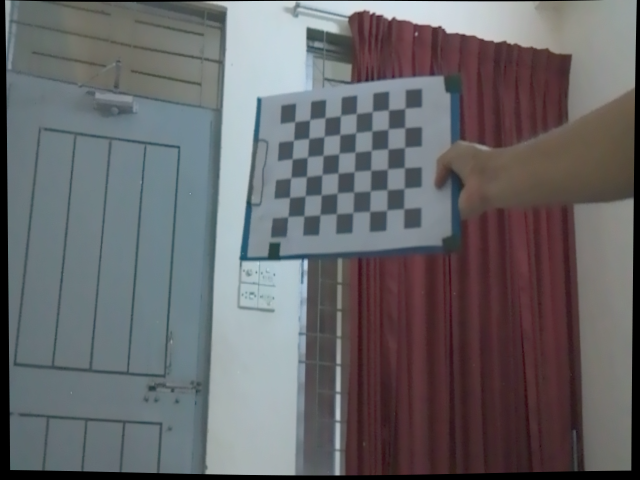
#> input picture automama/automama/perception/stereo_vision_test/single_cam_KD_callib/right_undistorted/right_000.png, 640 x 480 px, found by its file name
$ python img_matcher.py
#> lines starting #> are read from the running program, lines starting #| are printed output that depends on the picture
#> further down, right_img is the input picture: shape (480, 640, 3); mean B, G, R 105.9, 103.3, 103.8
import os
import cv2
import numpy as np

def enhance_features_contrast(image):
    # Convert to LAB color space to better manipulate contrast/brightness
    lab = cv2.cvtColor(image, cv2.COLOR_BGR2LAB)
#> lab: shape (480, 640, 3); mean of channels 0, 1, 2 110.6, 129.5, 127.2
    l, a, b = cv2.split(lab)
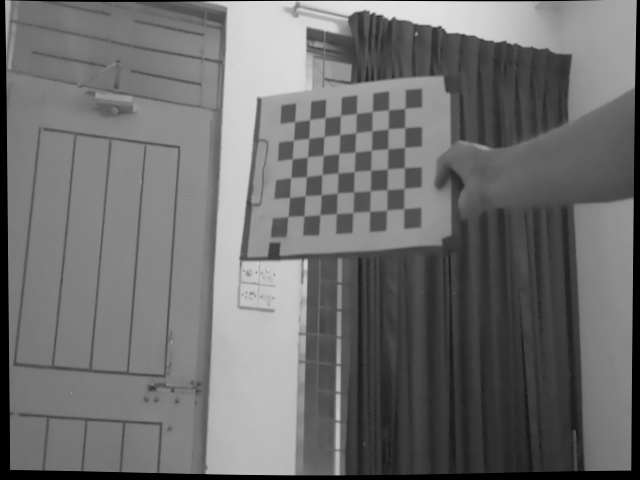
#> l: shape (480, 640); min 0, max 226, mean 110.6
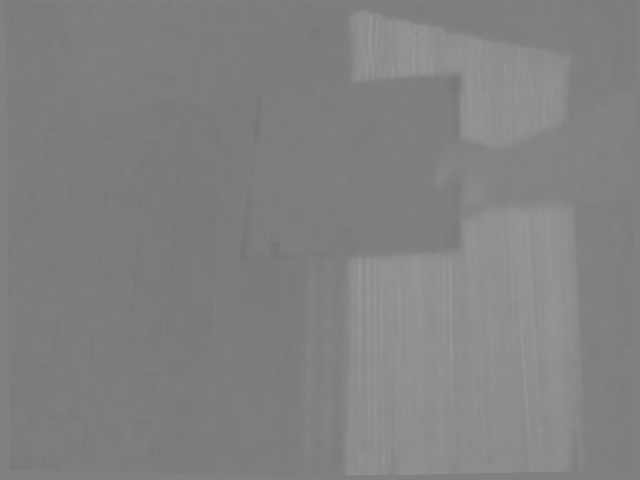
#> a: shape (480, 640); min 116, max 155, mean 129.5

    # Apply CLAHE (Contrast Limited Adaptive Histogram Equalization) on the L channel
    clahe = cv2.createCLAHE(clipLimit=3.0, tileGridSize=(8,8))
    cl = clahe.apply(l)
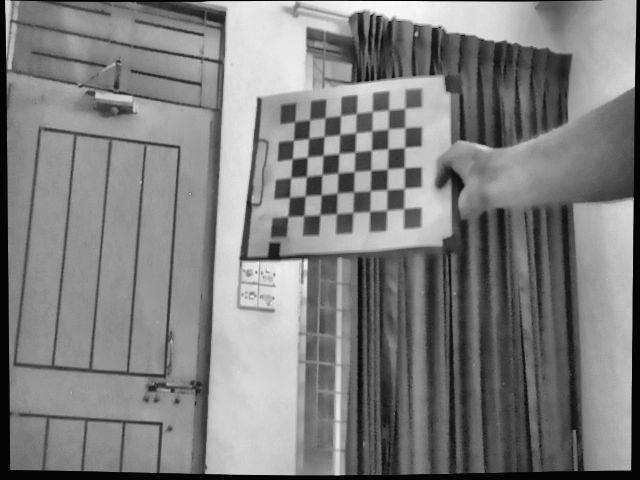
#> cl: shape (480, 640); min 2, max 249, mean 127.6

    # Merge channels and convert back to BGR
    enhanced = cv2.merge((cl, a, b))
#> enhanced: shape (480, 640, 3); mean of channels 0, 1, 2 127.6, 129.5, 127.2
    enhanced = cv2.cvtColor(enhanced, cv2.COLOR_LAB2BGR)
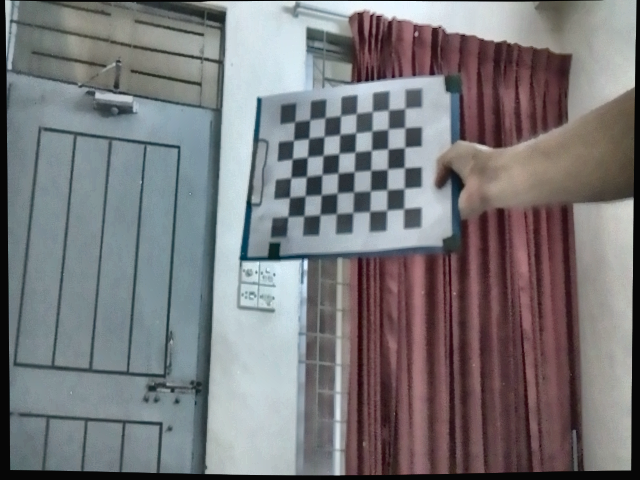
#> enhanced: shape (480, 640, 3); mean B, G, R 122.8, 120.4, 121.1

    # Sharpen image using unsharp masking
    blurred = cv2.GaussianBlur(enhanced, (0,0), sigmaX=1.0)
    sharpened = cv2.addWeighted(enhanced, 1.5, blurred, -0.5, 0)

    return sharpened

# === CONFIGURATION ===
image_dir = "/home/deen/ros2_ws/src/automama/automama/perception/stereo_vision_test/single_cam_KD_callib"
right_name = "right_stereo/right_000.png"
right_img_path = os.path.join(image_dir, right_name)

right_img = cv2.imread(right_img_path)
if right_img is None:
    raise FileNotFoundError("Right image not found!")

enhanced_right = enhance_features_contrast(right_img)

output_path = os.path.join(image_dir, "right_stereo/enhanced_right.png")
cv2.imwrite(output_path, enhanced_right)
print(f"Saved enhanced right image to: {output_path}")

$ run again, with automama/automama/perception/stereo_vision_test/single_cam_KD_callib/right_undistorted/right_001.png copied over automama/automama/perception/stereo_vision_test/single_cam_KD_callib/right_undistorted/right_000.png
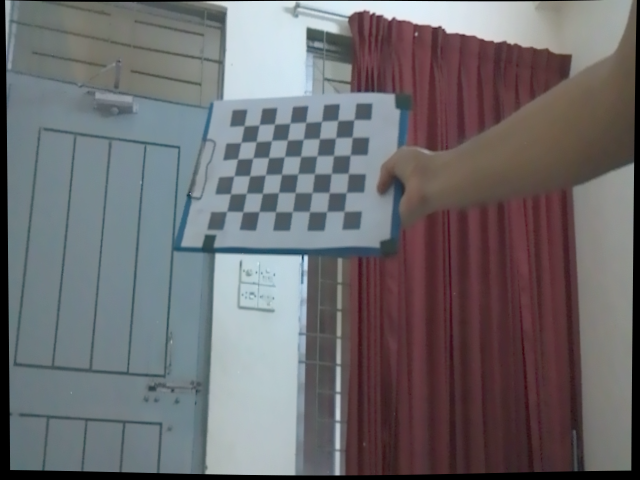
#> input picture automama/automama/perception/stereo_vision_test/single_cam_KD_callib/right_undistorted/right_001.png, 640 x 480 px, found by its file name
#> right_img is the input picture: shape (480, 640, 3); mean B, G, R 110.5, 107.6, 109.4
#> lab: shape (480, 640, 3); mean of channels 0, 1, 2 115.4, 130.1, 127.3
#> in enhance_features_contrast, `l, a, b = cv2.split(lab)`:
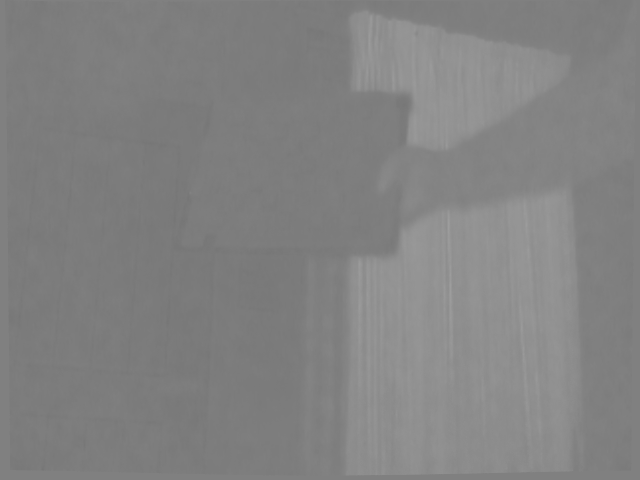
#> a: shape (480, 640); min 118, max 157, mean 130.1
#> in enhance_features_contrast, `enhanced = cv2.cvtColor(enhanced, cv2.COLOR_LAB2BGR)`:
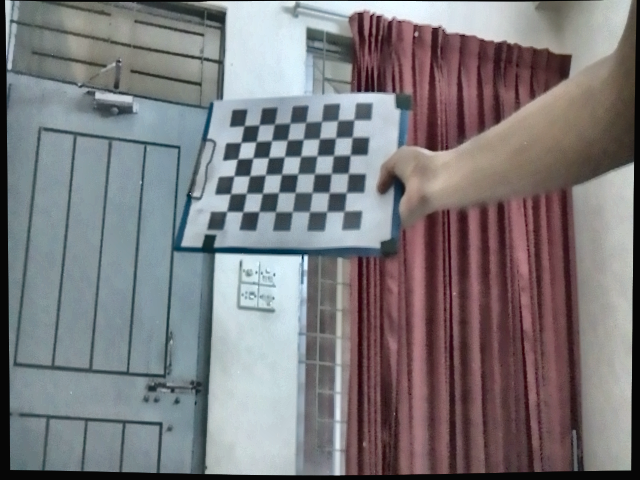
#> enhanced: shape (480, 640, 3); mean B, G, R 125.1, 122.3, 124.4
